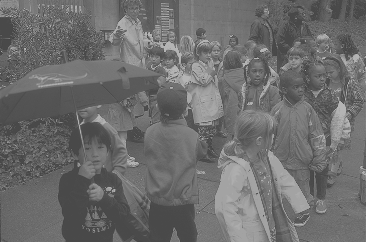
%> input picture Lab5/16.3.2/narrow.tif, 366 x 242 px
$ octave main.m   (GNU Octave 9; MATLAB toolbox functions it lacks are replaced by stand-ins)
%> lines starting %> are read from the running program, lines starting %| are printed output that depends on the picture
### Lab5/16.3/Hist.m
function Hist(A)
    [M, N] = size(A);

    A = double(A);
    x = reshape(A, 1, M*N);

    figure;
    hist(x, 0:255);

    title('Histogram of A');
    xlabel('Pixel Intensity');
    ylabel('Number of Pixels');
    xlim([0, 255])
end

### Lab5/16.3.2/pointTrans.m
% Purpose: Stretch the image from pixels T1 to T2
% Input (input, T1, T2): Input image, Range Values [T1, T2]
% Output (output): Stretched image
function output = pointTrans(input, T1, T2)
    % Find the rows and columns of the input image
    image = double(input);
    [rows, cols] = size(image);

    output = zeros(rows, cols);

    for r = 1:rows
        for c = 1:cols
            pixVal = image(r, c);

            if pixVal < T1
                % Black pixels less than range
                output(r, c) = 0;
            elseif pixVal > T2
                % White pixels more than range
                output(r, c) = 255;
            else
                % Stretch the rest of the values to full range [0, 255]
                output(r, c) = 255 * (pixVal - T1) / (T2 - T1);
            end
        end
    end
end

### Lab5/16.3.2/main.m
clc; clear; close all;

img_narrow = imread('narrow.tif');
%> img_narrow is the input picture: size 242x366 uint8; min 70, max 180, mean 108.6

figure;
image(img_narrow);
colormap(gray(256));
axis('image');
title('Original Image');

Hist(img_narrow);
title('Original Image Histogram');
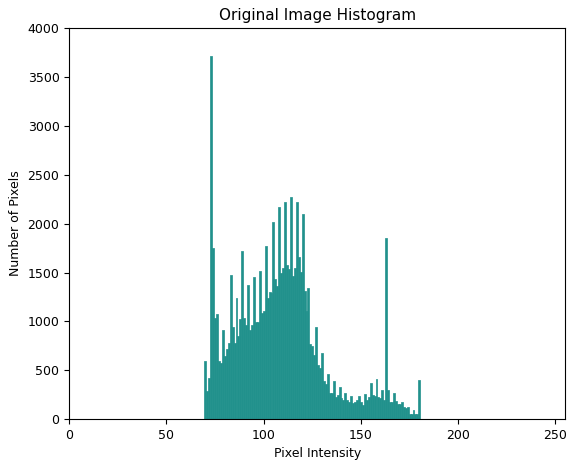
%> figure redrawn from the program's plot data; tallest bar 3712 high, from x = 72.5 to 73.5

T1 = 70;
T2 = 180;
img_stretched = pointTrans(img_narrow, T1, T2);
%> after the loop in pointTrans, `for r = 1:rows`:
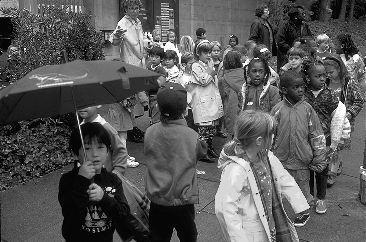
%> output: size 242x366 double; min 0, max 255, mean 89.6

figure(3);
image(img_stretched);
colormap(gray(256));
axis('image');
title('Stretched Image from T1 = 70 to T2 = 180');

Hist(img_stretched);
title('Stretched Image Histogram');
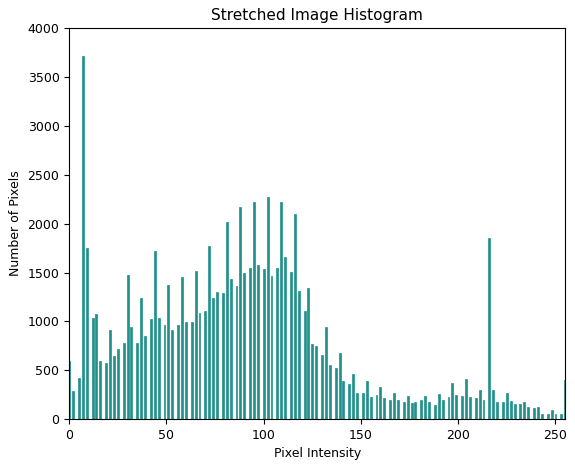
%> figure redrawn from the program's plot data; tallest bar 3712 high, from x = 6.5 to 7.5
